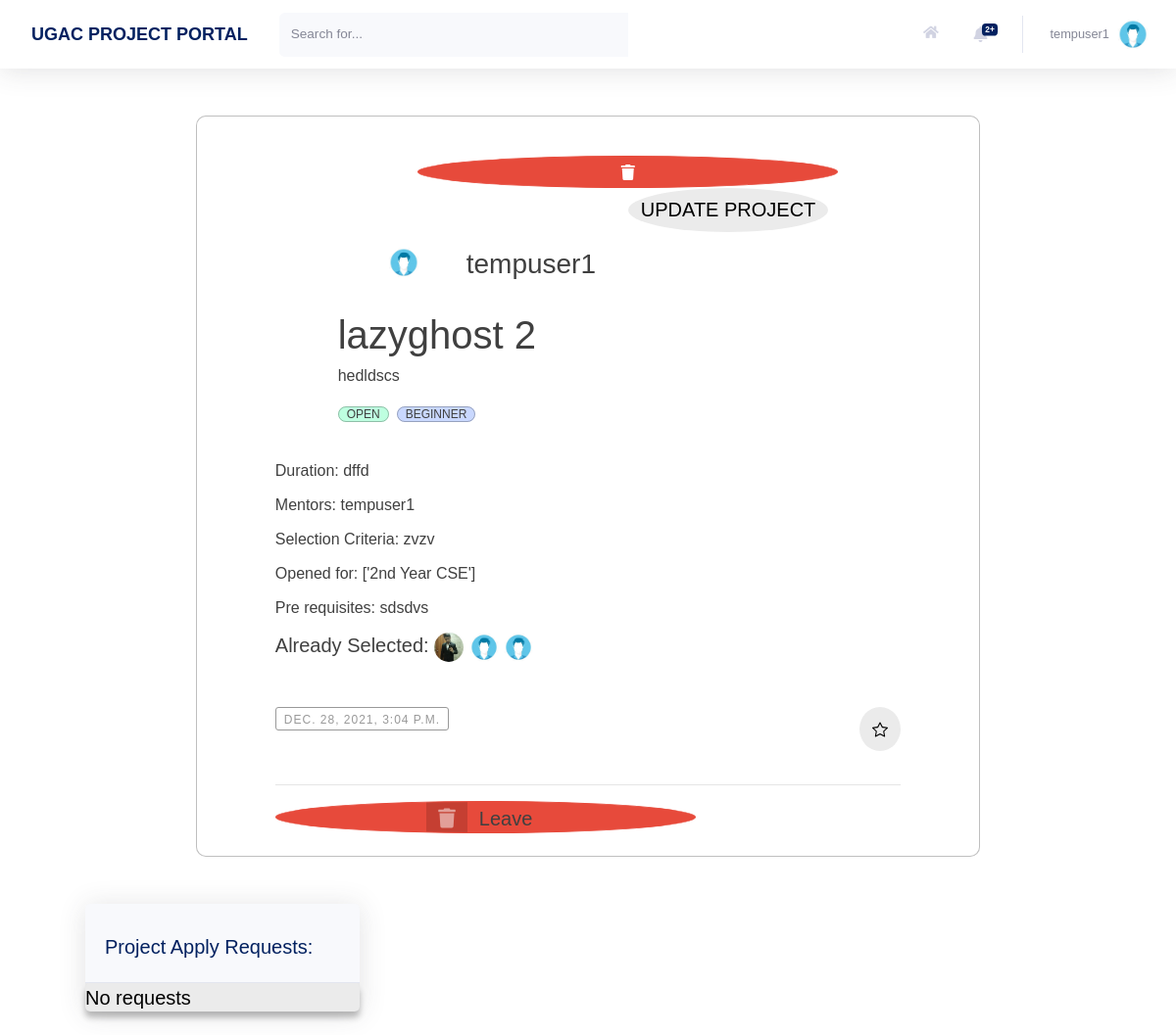
Page /project/?project_id=30 (signed in) on the committed database.
### users/models.py (models this page shows, shortened)
class Profile(models.Model):
    user = models.OneToOneField(User, on_delete=models.CASCADE)
    image = models.ImageField(default = 'default.jpg', upload_to='profile_pics', blank=True)
    rollno = models.CharField(max_length=10)
    year = models.CharField(max_length=30, choices = YEAR_CHOICES)
    branch = models.CharField(max_length=30, choices = BRANCH_CHOICES)
    techskills = models.TextField()
    starred_projects = models.ManyToManyField(Project, related_name='starred_projects', blank = True)
    cv = models.FileField(blank = True, upload_to='resumes')

### home/models.py (models this page shows, shortened)
class Project(models.Model):
    Title = models.CharField(max_length=30)
    Description = models.TextField()
    FloatedBy = models.ForeignKey(User, on_delete=models.CASCADE)
    Mentors = models.ManyToManyField(User, related_name='Mentors', blank = True)
    Status = models.CharField(max_length=10, choices=STATUS_CHOICES, default='Open')
    OpenedFor = models.CharField(max_length=300)
    Difficulty = models.CharField(max_length=15, choices=DIFFICULTY_CHOICES, default='Beginner')
    PreRequisite = models.TextField()
    Duration = models.CharField(max_length=30)
    DatePosted = models.DateTimeField(default = timezone.now)
    SelectionCriteria = models.TextField()
    MailNotification = models.CharField(max_length=5, choices=NOTIFICATION_CHOICES,default='On')
    ApplyRequest = models.ManyToManyField(User, related_name='ApplyRequest', blank = True)
    AlreadyApplied = models.ManyToManyField(User, related_name='AlreadyApplied', blank = True)

### home/views.py (the view)
# urls.py: path('project/', views.project, name='project'),
@login_required
def project(request):
    project_id = request.GET.get('project_id')
    project = Project.objects.get(id=project_id)
    apply_requests = project.ApplyRequest.all()
    all_project_list = Project.objects.all().order_by('-DatePosted')
    user_projects_id = []
    user_starred_projects_id = []
    user_requested_projects_id = []
    user_applied_projects = all_project_list.filter(AlreadyApplied =  request.user)
    user_floated_projects = all_project_list.filter(FloatedBy =  request.user)
    for tempproject in user_applied_projects:
        user_projects_id.append(tempproject.id)
    for tempproject in user_floated_projects:
        user_projects_id.append(tempproject.id)
    user_requested_projects = all_project_list.filter(ApplyRequest = request.user)
    for tempproject in user_requested_projects:
        user_requested_projects_id.append(tempproject.id)
    for tempproject in request.user.profile.starred_projects.all():
        user_starred_projects_id.append(tempproject.id)
    context = {
        'title': 'Project',
        'project': project,
        'user_projects_id': user_projects_id,
        'user_starred_projects_id' : user_starred_projects_id,
        'user_requested_projects_id' : user_requested_projects_id,
        'apply_requests' : apply_requests,
        'notifications': Notification.objects.filter(user = request.user).order_by('-time'),
    }
    return render(request, 'home/project.html', context)

### home/templates/home/project.html (shortened to what this page needs)
{% extends 'home/base.html' %}
{% load static %}
{% block stylesheets %}
<link rel="stylesheet" type="text/css" href="{% static 'home/project.css' %}">
<link rel="stylesheet" type="text/css" href="{% static 'home/style.css' %}">
<link rel="stylesheet" type="text/css" href="{% static 'home/cards.css' %}">
{% endblock stylesheets %}
{% block content %}
{% block projectPageBlock %}
<div class="blog-container">
  <br>
  <div class="blog-header">
    <div class="blog-author--no-cover">
      {% if project.FloatedBy == user %}
      <div style="display: inline;" align="center;">
        <div style="float: right;">
          <a href="/project/delete/?project_id={{project.id}}" class="btn btn-danger btn-circle">
            <i class="fas fa-trash" style="color:white;"></i>
          </a>
        </div>
        <div style="float: right; padding-right:10px;">
          <a href="/project/update/?project_id={{project.id}}"><button class="btn btn-primary btn-user btn-block" style="display: inline-block;">UPDATE PROJECT</button></a>
        </div>
      </div>
      {% endif %}
      <div class="blog-header" style="display: flex; flex-wrap: wrap;">
        <div class="blog-author--no-cover"
          style="background:url('{{project.FloatedBy.profile.image.url}}');background-size: cover; border-radius: 50%; display: inline-block;height: 32px;margin-right: 0.5rem;position: relative;top: 15px;width: 32px; left: 0px; ">
        </div>
        <span style="flex: 1 0 45%;">
          <h3 style="margin-top: 10px; color:#858796; margin-left:0px;" ><a href="{% url 'profile' project.FloatedBy.id %}">{{project.FloatedBy}}</a></h3>
        </span>
      </div>
      <br>
    </div>
    <div class="blog-body">
      <div class="blog-title">
        <h1>{{ project.Title }}</h1>
      </div>
      <div class="blog-summary">
        <p>{{ project.Description }}</p>
      </div>
      <div class="blog-tags">
        <ul>
          <li><a>{{ project.Status }}</a></li>
          <li><a>{{ project.Difficulty }}</a></li>
        </ul>
      </div>
    </div>
    <div class="blog-footer">
      <br>
      <div class="blog-summary">
        <p><b>Duration: </b>{{ project.Duration }}</p>
        <p><b>Mentors: </b>{% for users in project.Mentors.all %} {{ users }} {% endfor %} {% if project.Mentors.all.count == 0 %} No one {% endif %}</p>
        <p><b>Selection Criteria: </b>{{ project.SelectionCriteria }}</p>
        <p><b>Opened for: </b>{{project.OpenedFor}}</p>
        <p><b>Pre requisites: </b>{{ project.PreRequisite }}</p>
        <span class="avatar">
          <b>Already Selected:</b>
          {% for users in project.AlreadyApplied.all %}
            <a href="{% url 'profile' users.profile.id %}"><img src="{{users.profile.image.url}}" title="{{users}}"></a>
            {% endfor %}
        </span>
          <br>
      </div>
      <br>
      <br>
      <ul>
        <li class="published-date">{{ project.DatePosted }}</li>
        <li class="shares"> {% if project.id not in user_starred_projects_id %}
          <a href="/project/task/?task=Star&project_id={{project.id}}">
            <button class="btn btn-primary btn-user btn-block"></button></a>
          {% endif %}
        </li>
      </ul>
      <br>
      <hr> {% if project.id in user_requested_projects_id %}
      <a href="/project/task/?task=Withdraw&project_id={{project.id}}" class="btn btn-light btn-icon-split">
        <span class="icon text-gray-600">
          <i class="fas fa-times"></i>
        </span>
        <span class="text" style="color:black;">Withdraw Request</span>
      </a> <br> {% else %} {% if project.id not in user_projects_id %}
      <a href="/project/task/?task=Apply&project_id={{project.id}}" class="btn btn-warning btn-icon-split">
        <span class="icon text-white-50">
          <i class="fas fa-check"></i>
        </span>
        <span class="text" style="color:white;">Apply</span>
      </a><br> {% else %}
      <a href="/project/task/?task=Leave&project_id={{project.id}}" class="btn btn-danger btn-icon-split">
        <span class="icon text-white-50">
          <i class="fas fa-trash"></i>
        </span>
        <span class="text">Leave</span>
      </a>
      <br>
      {% endif %} {% endif %}
      <br>
    </div>
  </div>
</div>
{% if project.FloatedBy == user %}
<div class="card shadow mb-4">
  <div class="card-header py-3">
    <h3>Project Apply Requests:</h3>
  </div>
  <div class="card-body">
     {% if apply_requests.count == 0 %}
    <div style="color:black; font-size:20px;"> No requests </div>
    {% endif %}
  </div>
</div>
{% endif %}
{% endblock projectPageBlock %}
{% endblock content %}

### home/templates/home/base.html (shortened to what this page needs)
{% load static %}
<!DOCTYPE html>
<html lang="en">
<head>
    {% block stylesheets %}{% endblock stylesheets %}
    <link rel="stylesheet" href="https://pro.fontawesome.com/releases/v5.10.0/css/all.css" />
</head>
<body>
    <div>
        <body id="page-top">
            <div id="wrapper">
                <div id="content-wrapper" class="d-flex flex-column">
                    <div id="content" style="background: white;">
                        <nav class="navbar navbar-expand navbar-light bg-white topbar mb-4 static-top shadow">
                            <div class="sidebar-brand-text mx-3" style="color: #022160; font-size: large; font-weight: bold"> UGAC PROJECT PORTAL </div>
                            <form method="POST" action="{{request.get_full_path}}" class="d-none d-sm-inline-block form-inline mr-auto ml-md-3 my-2 my-md-0 mw-100 navbar-search">
                                <div class="input-group">
                                    <input type="text" class="form-control bg-light border-0 small" placeholder="Search for..." aria-label="Search" aria-describedby="basic-addon2" name="search">
                                    <div class="input-group-append">
                                    </div>
                                </div>
                            </form>
                            <ul class="navbar-nav ml-auto">
                                <a class="nav-link" href="{% url 'home' %}" role="button" style="margin-top: 13px;">
                                    <i class="fas fa-home fa-fw fa-sm mr-2 text-gray-400"></i>
                                </a>
                                <li class="nav-item dropdown no-arrow mx-1">
                                    <a class="nav-link dropdown-toggle" id="alertsDropdown" role="button" data-toggle="dropdown" aria-haspopup="true" aria-expanded="false">
                                        <i class="fas fa-bell fa-fw"></i>
                                        {% if notifications.count != 0 %}
                                        <span class="badge badge-danger badge-counter">
                                            {{notifications.count}}+
                                        </span> {% endif %}
                                    </a>
                                </li>
                                <li class="nav-item dropdown no-arrow">
                                    <a class="nav-link dropdown-toggle" id="userDropdown" role="button" data-toggle="dropdown" aria-haspopup="true" aria-expanded="false">
                                        <span class="mr-2 d-none d-lg-inline text-gray-600 small">{{user.username}}</span>
                                        <img class="img-profile rounded-circle" src="{{user.profile.image.url}}">
                                    </a>
                                </li>
                            </ul>
                        </nav>
                        <div class="container-fluid">
                            {% block content %}{% endblock content %}
                        </div>
                    </div>
                </div>
            </div>
        </body>
</html>

### home/static/home/project.css (style rules this page uses)
.avatar img { border-radius: 50%; width: 30px; height: 30px; left: -5px; z-index: 1; }
img { border-radius: 0.5rem 0.5rem 0 0; width: 100%; object-position: center; max-height: max(20rem, 30vh); aspect-ratio: 4/3; mix-blend-mode: var(--card-blend-mode); }
.card h3 { margin-top: 1rem; font-size: 1.25rem; }

### home/static/home/cards.css (style rules this page uses)
.blog-container { background: #fff; border: 1px solid rgba(0, 0, 0, 0.25); box-sizing: border-box; border-radius: 10px; font-family: 'Public Sans', sans-serif; font-style: normal; font-weight: 500; font-size: 20px; line-height: 23px; color: #404040; font-weight: 100; margin: 48px auto; width: 20rem; padding-top: 15px; }
.card { position: relative; display: flex; flex-direction: column; width: 280px; height: 110px; word-wrap: break-word; background-color: #EBEBEB; background-clip: border-box; border-radius: 0.35rem; }
@media screen and (min-width: 480px) { .blog-container { width: 28rem; } }
@media screen and (min-width: 767px) { .blog-container { width: 40rem; } }
@media screen and (min-width: 959px) { .blog-container { width: 50rem; } }
.blog-container a { color: #404040; text-decoration: none; transition: 0.25s ease; width: 429px; height: 33px; left: 31px; top: 77px; }
.blog-author, .blog-author--no-cover { margin: 0 auto; padding-top: 0.125rem; width: 80%; }
.blog-author h3::before, .blog-author--no-cover h3::before { background-size: cover; border-radius: 50%; content: " "; display: inline-block; height: 32px; margin-right: 0.5rem; position: relative; top: 8px; width: 32px; }
.blog-author--no-cover h3 { color: #999999; font-weight: 100; }
.blog-body { margin: 0 auto; width: 80%; }
.blog-header { margin: 0 auto; width: 80%; }
.blog-summary p { font-family: 'Public Sans', sans-serif; font-style: normal; font-weight: 300; font-size: 16px; line-height: 19px; color: #404040; }
.blog-tags ul { display: flex; flex-direction: row; flex-wrap: wrap; list-style: none; padding-left: 0; }
.blog-tags li:nth-child(1) a { background: #BEFFE0; }
.blog-tags li:nth-child(2) a { background: #C9D8FF; }
.blog-tags li+li { margin-left: 0.5rem; }
.blog-tags a { border: 1px solid rgba(0, 0, 0, 0.25); box-sizing: border-box; height: 35px; top: 224px; border-radius: 15px; padding: 0 0.5rem; text-align: center; text-transform: uppercase; white-space: nowrap; width: 82px; font-family: 'Public Sans', sans-serif; font-style: normal; font-weight: 300; font-size: 12px; line-height: 14px; }
.blog-footer ul { list-style: none; display: flex; flex: row wrap; justify-content: flex-end; padding-left: 0; }
.blog-footer li:first-child { margin-right: auto; }
.blog-footer li+li { margin-left: 0.5rem; }
.blog-footer li { color: #999999; font-size: 0.75rem; height: 1.5rem; letter-spacing: 1px; line-height: 1.5rem; text-align: center; text-transform: uppercase; position: relative; white-space: nowrap; }
.blog-footer li a { color: #999999; }
.published-date { border: 1px solid #999999; border-radius: 3px; padding: 0 0.5rem; }

### rows in the picture
Project: FloatedBy.profile.image (placeholder picture), FloatedBy "tempuser1", Title "lazyghost 2", Description "hedldscs", Status "OPEN", Difficulty "BEGINNER", Duration "dffd", SelectionCriteria "zvzv", OpenedFor "['2nd Year CSE']", PreRequisite "sdsdvs", DatePosted "DEC. 28, 2021, 3:04 P.M."

### other values in the picture
{{ notifications.count }} "2"
{{ user.username }} "tempuser1"
{{ users }} "tempuser1"
